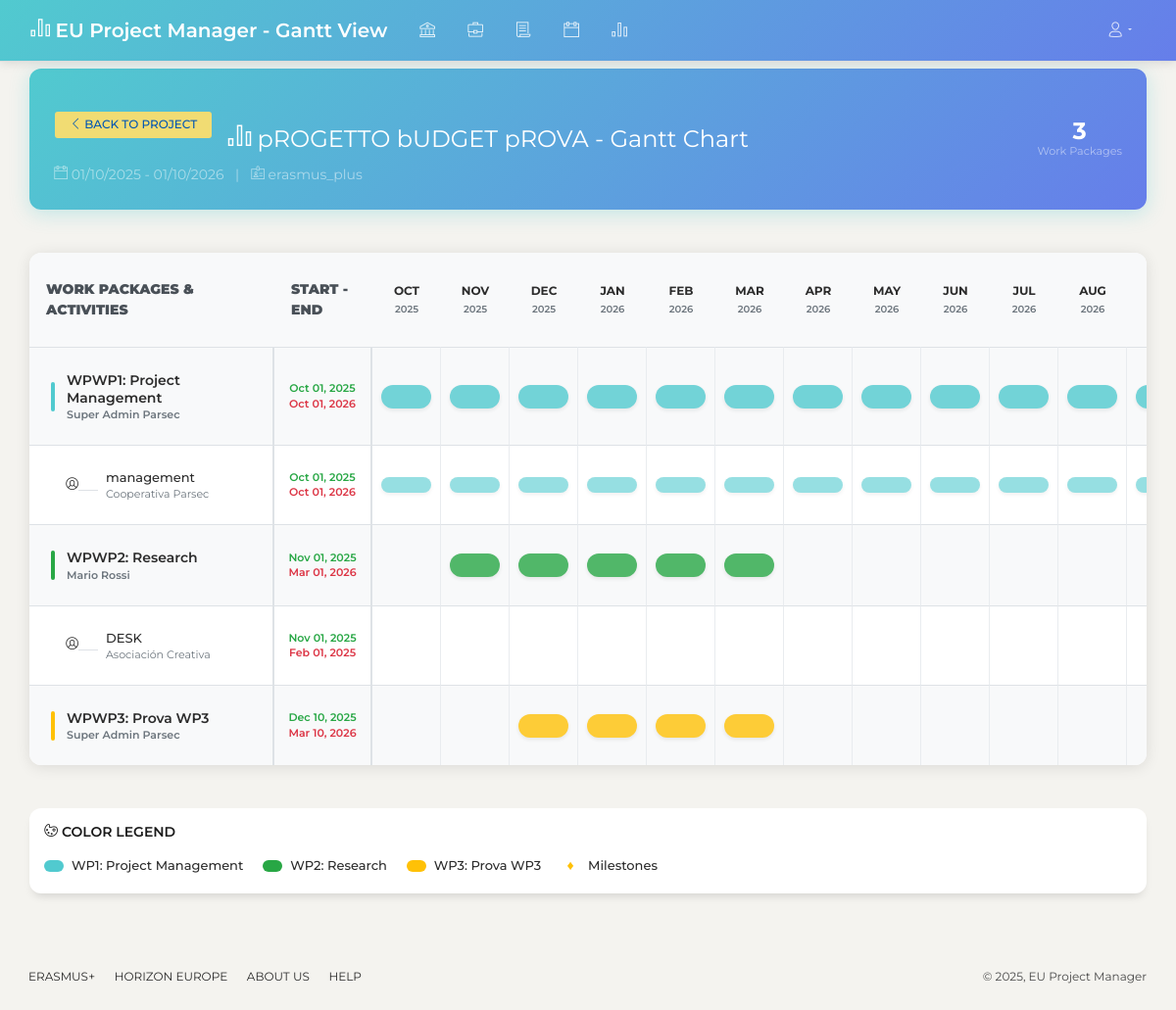
The page /pages/project-gantt.php?id=37 (signed in) on the database its author committed.
### tables this page shows
CREATE TABLE `projects` (
  `id` int(11) NOT NULL,
  `name` varchar(200) NOT NULL,
  `description` text DEFAULT NULL,
  `program_type` varchar(50) DEFAULT NULL,
  `start_date` date DEFAULT NULL,
  `end_date` date DEFAULT NULL,
  `coordinator_id` int(11) DEFAULT NULL,
  `status` enum('planning','active','suspended','completed') DEFAULT 'planning',
  `budget` decimal(12,2) DEFAULT NULL,
  `google_groups_url` varchar(500) DEFAULT NULL COMMENT 'URL del Google Group associato al progetto',
  `created_at` timestamp NULL DEFAULT current_timestamp(),
  `updated_at` timestamp NULL DEFAULT current_timestamp() ON UPDATE current_timestamp()
);

CREATE TABLE `work_packages` (
  `id` int(11) NOT NULL,
  `project_id` int(11) NOT NULL,
  `wp_number` varchar(10) NOT NULL,
  `name` varchar(200) NOT NULL,
  `description` text DEFAULT NULL,
  `lead_partner_id` int(11) DEFAULT NULL,
  `start_date` date DEFAULT NULL,
  `end_date` date DEFAULT NULL,
  `budget` decimal(10,2) DEFAULT NULL,
  `status` enum('not_started','in_progress','completed','delayed') DEFAULT 'not_started',
  `progress` decimal(5,2) DEFAULT 0.00,
  `created_at` timestamp NULL DEFAULT current_timestamp()
);

CREATE TABLE `users` (
  `id` int(11) NOT NULL,
  `username` varchar(50) NOT NULL,
  `email` varchar(100) NOT NULL,
  `password` varchar(255) NOT NULL,
  `full_name` varchar(100) NOT NULL,
  `role` enum('super_admin','coordinator','partner','admin') NOT NULL,
  `partner_id` int(11) DEFAULT NULL,
  `created_at` timestamp NULL DEFAULT current_timestamp(),
  `updated_at` timestamp NULL DEFAULT current_timestamp() ON UPDATE current_timestamp(),
  `is_active` tinyint(1) DEFAULT 1
);

CREATE TABLE `activities` (
  `id` int(11) NOT NULL,
  `work_package_id` int(11) NOT NULL,
  `activity_number` varchar(20) DEFAULT NULL,
  `name` varchar(200) NOT NULL,
  `description` text DEFAULT NULL,
  `responsible_partner_id` int(11) DEFAULT NULL,
  `start_date` date DEFAULT NULL,
  `end_date` date DEFAULT NULL,
  `due_date` date DEFAULT NULL,
  `status` enum('not_started','in_progress','completed','overdue') DEFAULT 'not_started',
  `progress` decimal(5,2) DEFAULT 0.00,
  `created_at` timestamp NULL DEFAULT current_timestamp(),
  `updated_at` timestamp NULL DEFAULT current_timestamp() ON UPDATE current_timestamp(),
  `project_id` int(11) DEFAULT NULL
);

CREATE TABLE `partners` (
  `id` int(11) NOT NULL,
  `name` varchar(255) NOT NULL,
  `organization_type` varchar(100) DEFAULT NULL,
  `country` varchar(100) DEFAULT NULL,
  `created_at` timestamp NOT NULL DEFAULT current_timestamp()
);

### pages/project-gantt.php (the view, shortened to what the rows shown need)
<?php
require_once '../includes/header.php';
$database = new Database();
$conn = $database->connect();
$project_id = isset($_GET['id']) ? (int)$_GET['id'] : 0;
$project_stmt = $conn->prepare("
    SELECT p.*,
           u.full_name as coordinator_name,
           part.name as coordinator_organization
    FROM projects p
    LEFT JOIN users u ON p.coordinator_id = u.id
    LEFT JOIN partners part ON u.partner_id = part.id
    WHERE p.id = ?
");
$project_stmt->execute([$project_id]);
$project = $project_stmt->fetch();
$wp_stmt = $conn->prepare("
    SELECT wp.*,
           u.full_name as lead_partner_name,
           part.name as lead_organization
    FROM work_packages wp
    LEFT JOIN users u ON wp.lead_partner_id = u.id
    LEFT JOIN partners part ON u.partner_id = part.id
    WHERE wp.project_id = ?
    ORDER BY wp.wp_number
");
$wp_stmt->execute([$project_id]);
$work_packages = $wp_stmt->fetchAll();
$activities_by_wp = [];
foreach ($work_packages as $wp) {
    $activities_stmt = $conn->prepare("
        SELECT a.*,
               part.name as responsible_partner_name
        FROM activities a
        LEFT JOIN partners part ON a.responsible_partner_id = part.id
        WHERE a.work_package_id = ?
        ORDER BY a.activity_number
    ");
    $activities_stmt->execute([$wp['id']]);
    $activities_by_wp[$wp['id']] = $activities_stmt->fetchAll();
}
$project_start = new DateTime($project['start_date']);
$project_end = new DateTime($project['end_date']);
$timeline_months = [];
$current_date = clone $project_start;
$current_date->modify('first day of this month');
while ($current_date <= $project_end) {
    $timeline_months[] = [
        'year' => $current_date->format('Y'),
        'month' => $current_date->format('n'),
        'month_name' => $current_date->format('M'),
        'full_name' => $current_date->format('F Y'),
        'date_key' => $current_date->format('Y-m')
    ];
    $current_date->modify('+1 month');
}
$wp_colors = [
    'WP1' => '#51CACF',
    'WP2' => '#28a745',
    'WP3' => '#ffc107',
    'WP4' => '#dc3545',
    'WP5' => '#6f42c1',
    'WP6' => '#fd7e14',
    'WP7' => '#17a2b8',
    'WP8' => '#6c757d'
];
function isInMonth($start_date, $end_date, $year, $month) {
    $month_start = new DateTime("$year-$month-01");
    $month_end = clone $month_start;
    $month_end->modify('last day of this month');
    $task_start = new DateTime($start_date);
    $task_end = new DateTime($end_date);
    return ($task_start <= $month_end && $task_end >= $month_start);
}
?>
<div class="wrapper">
    <div class="main-panel">
        <div class="content">
            <div class="row mb-4">
                <div class="col-12">
                    <div class="card project-header-card">
                        <div class="card-body">
                            <div class="row align-items-center">
                                <div class="col-md-8">
                                    <div class="d-flex align-items-center mb-2">
                                        <a href="project-detail.php?id=<?= $project_id ?>" class="btn btn-outline-light btn-sm mr-3">
                                            <i class="nc-icon nc-minimal-left"></i> Back to Project
                                        </a>
                                        <h4 class="mb-0 text-white">
                                            <i class="nc-icon nc-chart-bar-32"></i>
                                            <?= htmlspecialchars($project['name']) ?> - Gantt Chart
                                        </h4>
                                    </div>
                                    <p class="text-white-50 mb-0">
                                        <i class="nc-icon nc-calendar-60"></i>
                                        <?= formatDate($project['start_date']) ?> - <?= formatDate($project['end_date']) ?>
                                        <span class="mx-2">|</span>
                                        <i class="nc-icon nc-badge"></i>
                                        <?= htmlspecialchars($project['program_type']) ?>
                                    </p>
                                </div>
                            </div>
                        </div>
                    </div>
                </div>
            </div>
            <div class="row">
                <div class="col-12">
                    <div class="card gantt-table-card">
                        <div class="card-body p-0">
                            <div class="gantt-table-container">
                                <table class="table gantt-table mb-0">
                                    <thead>
                                        <tr>
                                            <th class="gantt-task-column">
                                                <div class="task-header">
                                                    <strong>Work Packages & Activities</strong>
                                                </div>
                                            </th>
                                            <th class="gantt-dates-column">
                                                <div class="dates-header">
                                                    <strong>Start - End</strong>
                                                </div>
                                            </th>
                                            <?php foreach ($timeline_months as $month): ?>
                                            <th class="gantt-month-column" data-month="<?= $month['date_key'] ?>">
                                                <div class="month-header">
                                                    <div class="month-name"><?= $month['month_name'] ?></div>
                                                    <div class="month-year"><?= $month['year'] ?></div>
                                                </div>
                                            </th>
                                            <?php endforeach; ?>
                                        </tr>
                                    </thead>
                                    <tbody>
                                        <?php foreach ($work_packages as $wp_index => $wp): ?>
                                        <tr class="gantt-wp-row" data-wp-id="<?= $wp['id'] ?>">
                                            <td class="gantt-task-cell wp-task">
                                                <div class="task-info">
                                                    <div class="wp-color-indicator" style="background-color: <?= $wp_colors[$wp['wp_number']] ?? '#6c757d' ?>"></div>
                                                    <div class="task-content">
                                                        <div class="task-name">WP<?= $wp['wp_number'] ?>: <?= htmlspecialchars($wp['name']) ?></div>
                                                        <div class="task-details"><?= htmlspecialchars($wp['lead_partner_name'] ?? 'No lead assigned') ?></div>
                                                    </div>
                                                </div>
                                            </td>
                                            <td class="gantt-dates-cell">
                                                <div class="dates-info">
                                                    <div class="start-date"><?= $wp['start_date'] ? date('M d, Y', strtotime($wp['start_date'])) : 'TBD' ?></div>
                                                    <div class="end-date"><?= $wp['end_date'] ? date('M d, Y', strtotime($wp['end_date'])) : 'TBD' ?></div>
                                                </div>
                                            </td>
                                            <?php foreach ($timeline_months as $month): ?>
                                            <td class="gantt-month-cell">
                                                <?php if (isInMonth($wp['start_date'], $wp['end_date'], $month['year'], $month['month'])): ?>
                                                <div class="gantt-bar wp-bar"
                                                     style="background-color: <?= $wp_colors[$wp['wp_number']] ?? '#6c757d' ?>; opacity: 0.8;"
                                                     data-toggle="tooltip"
                                                     data-wp-id="<?= $wp['id'] ?>"
                                                     title="<?= htmlspecialchars($wp['name']) ?>">
                                                </div>
                                                <?php endif; ?>
                                            </td>
                                            <?php endforeach; ?>
                                        </tr>
                                        <?php if (!empty($activities_by_wp[$wp['id']])): ?>
                                        <?php foreach ($activities_by_wp[$wp['id']] as $activity): ?>
                                        <tr class="gantt-activity-row" data-activity-id="<?= $activity['id'] ?>" data-wp-id="<?= $wp['id'] ?>">
                                            <td class="gantt-task-cell activity-task">
                                                <div class="task-info activity-info">
                                                    <div class=""><i class="nc-icon nc-circle-10"></i></div>
                                                    <div class="activity-indent"></div>
                                                    <div class="task-content">
                                                        <div class="task-name"><?= htmlspecialchars($activity['name']) ?></div>
                                                        <div class="task-details"><?= htmlspecialchars($activity['responsible_partner_name'] ?? 'Unassigned') ?></div>
                                                    </div>
                                                </div>
                                            </td>
                                            <td class="gantt-dates-cell">
                                                <div class="dates-info">
                                                    <div class="start-date"><?= $activity['start_date'] ? date('M d, Y', strtotime($activity['start_date'])) : 'TBD' ?></div>
                                                    <div class="end-date"><?= $activity['end_date'] ? date('M d, Y', strtotime($activity['end_date'])) : 'TBD' ?></div>
                                                </div>
                                            </td>
                                            <?php foreach ($timeline_months as $month): ?>
                                            <td class="gantt-month-cell">
                                                <?php if (isInMonth($activity['start_date'], $activity['end_date'], $month['year'], $month['month'])): ?>
                                                <div class="gantt-bar activity-bar"
                                                     style="background-color: <?= $wp_colors[$wp['wp_number']] ?? '#6c757d' ?>; opacity: 0.6;"
                                                     data-toggle="tooltip"
                                                     data-activity-id="<?= $activity['id'] ?>"
                                                     title="<?= htmlspecialchars($activity['name']) ?>">
                                                </div>
                                                <?php endif; ?>
                                            </td>
                                            <?php endforeach; ?>
                                        </tr>
                                        <?php endforeach; ?>
                                        <?php endif; ?>
                                        <?php endforeach; ?>
                                    </tbody>
                                </table>
                            </div>
                        </div>
                    </div>
                </div>
            </div>
            <div class="row mt-4">
                <div class="col-12">
                    <div class="card">
                        <div class="card-body">
                            <div class="legend-container">
                                <?php foreach ($work_packages as $wp): ?>
                                <div class="legend-item">
                                    <div class="legend-color" style="background-color: <?= $wp_colors[$wp['wp_number']] ?? '#1387edff' ?>"></div>
                                    <span class="legend-text"><?= $wp['wp_number'] ?>: <?= htmlspecialchars($wp['name']) ?></span>
                                </div>
                                <?php endforeach; ?>
                            </div>
                        </div>
                    </div>
                </div>
            </div>
        </div>
        <?php include '../includes/footer.php'; ?>

### rows shown on the page
projects: name "pROGETTO bUDGET pROVA", start_date "01/10/2025", end_date "01/10/2026", program_type "erasmus_plus"
work_packages: wp_number "WP1", name "Project Management", users.full_name "Super Admin Parsec", start_date "Oct 01, 2025", end_date "Oct 01, 2026"
activities: name "management", responsible_partner.name "Cooperativa Parsec", start_date "Oct 01, 2025", end_date "Oct 01, 2026"
work_packages: wp_number "WP2", name "Research", users.full_name "Mario Rossi", start_date "Nov 01, 2025", end_date "Mar 01, 2026"
activities: name "DESK", responsible_partner.name "Asociación Creativa", start_date "Nov 01, 2025", end_date "Feb 01, 2025"
work_packages: wp_number "WP3", name "Prova WP3", users.full_name "Super Admin Parsec", start_date "Dec 10, 2025", end_date "Mar 10, 2026"

### other values the page prints
count($work_packages) "3"
$month['month_name'] "OCT"
$month['year'] "2025"
$month['month_name'] "NOV"
$month['month_name'] "DEC"
$month['month_name'] "JAN"
$month['year'] "2026"
$month['month_name'] "FEB"
$month['month_name'] "MAR"
$month['month_name'] "APR"
$month['month_name'] "MAY"
$month['month_name'] "JUN"
$month['month_name'] "JUL"
$month['month_name'] "AUG"
